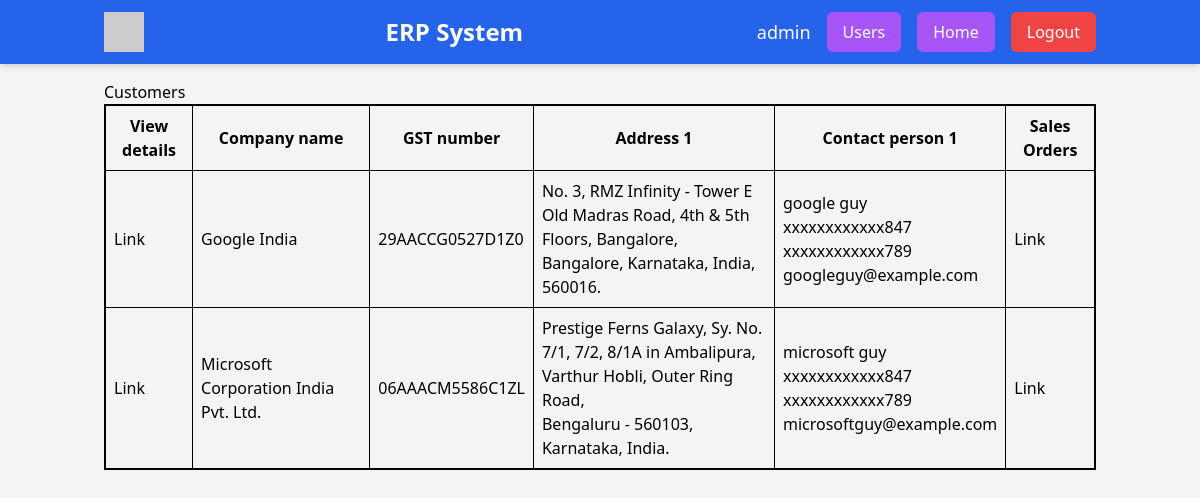
The app's page /customers (signed in) with its own data.
### models.py (models this page shows, shortened)
class USER(UserMixin, DB.Model):
    id = DB.Column(DB.Integer, primary_key=True)
    username = DB.Column(DB.String(256), unique=True, nullable=False)
    password = DB.Column(DB.String(128), nullable=False)
    role_id = DB.Column(DB.Integer, DB.ForeignKey('role.id'), nullable=False)
    role = DB.relationship('ROLE', backref='users')
    deleted = DB.Column(DB.Boolean, nullable=False, default=False, index=True)

class CUSTOMER(DB.Model):
    id = DB.Column(DB.Integer, primary_key=True)
    company_name = DB.Column(DB.String(256), unique=True, nullable=False)
    gst_number = DB.Column(DB.String(15), unique=True, nullable=False)
    deleted = DB.Column(DB.Boolean, nullable=False, default=False, index=True)
    addresses = DB.relationship('CUSTOMER_ADDRESSES', backref = 'customer', lazy = 'dynamic', cascade = 'all')
    contacts = DB.relationship('CUSTOMER_CONTACTS', backref = 'customer', lazy = 'dynamic', cascade = 'all')

class CUSTOMER_ADDRESSES(DB.Model):
    id = DB.Column(DB.Integer, primary_key=True)
    customer_id = DB.Column(DB.Integer, DB.ForeignKey('customer.id'), nullable=False)
    address_line1 = DB.Column(DB.String(256), nullable=False)
    address_line2 = DB.Column(DB.String(256))
    address_line3 = DB.Column(DB.String(256))
    default_address = DB.Column(DB.Boolean, nullable=False, default=False, index=True)
    deleted = DB.Column(DB.Boolean, nullable=False, default=False, index=True)

class CUSTOMER_CONTACTS(DB.Model):
    id = DB.Column(DB.Integer, primary_key=True)
    customer_id = DB.Column(DB.Integer, DB.ForeignKey('customer.id'), nullable=False)
    name = DB.Column(DB.String(256), nullable=False)
    mobile_number1 = DB.Column(DB.String(15), nullable=False)
    mobile_number2 = DB.Column(DB.String(15))
    email = DB.Column(DB.String(254), nullable=False)
    default_contact = DB.Column(DB.Boolean, nullable=False, default=False, index=True)
    deleted = DB.Column(DB.Boolean, nullable=False, default=False, index=True)

### app.py (the view)
@app.route('/customers', methods = ['GET'])
@login_required
def customers():
    customers_list = DB.session.execute(
        DB.select(
            CUSTOMER.company_name,
            CUSTOMER.gst_number,
            CUSTOMER_ADDRESSES.address_line1,
            CUSTOMER_ADDRESSES.address_line2,
            CUSTOMER_ADDRESSES.address_line3,
            CUSTOMER_CONTACTS.name,
            CUSTOMER_CONTACTS.mobile_number1,
            CUSTOMER_CONTACTS.mobile_number2,
            CUSTOMER_CONTACTS.email,
        )
        .outerjoin(CUSTOMER_ADDRESSES,(CUSTOMER.id == CUSTOMER_ADDRESSES.customer_id)&(CUSTOMER_ADDRESSES.deleted == False)&(CUSTOMER_ADDRESSES.default_address == True))
        .outerjoin(CUSTOMER_CONTACTS,(CUSTOMER.id == CUSTOMER_CONTACTS.customer_id)&(CUSTOMER_CONTACTS.deleted == False)&(CUSTOMER_CONTACTS.default_contact == True))
        .order_by(CUSTOMER.id, CUSTOMER_ADDRESSES.id, CUSTOMER_CONTACTS.id)
    ).mappings().all()
    return render_template('customers.html',customers_html_var = customers_list)

### app.py (called while the page is built)
@login_manager.user_loader
def load_user(user_id):
    return USER.query.get(int(user_id))

### templates/customers.html
{% extends 'base.html' %}
{% block title %}Customers{% endblock %}
{% block content %}
    <table class="table_bordered">
        <tr>
            <th>View details</th>
            <th>Company name</th>
            <th>GST number</th>
            <th>Address 1</th>
            <th>Contact person 1</th>
            <th>Sales Orders</th>
        </tr>
        {% for customer in customers_html_var %}
            <tr>
                <td>Link</td>
                <td>{{ customer.company_name| default('N/A') }}</td>
                <td>{{ customer.gst_number| default('N/A') }}</td>
                <td>
                    {% if customer.address_line1 %}
                        {{ customer.address_line1 | default('N/A') }}<br>
                        {{ customer.address_line2 | default('N/A') }}<br>
                        {{ customer.address_line3 | default('N/A') }}
                    {% else %}
                        N/A
                    {% endif %}
                </td>
                <td>
                    {% if customer.name %}
                        {{ customer.name | default('N/A') }}<br>
                        {{ customer.mobile_number1 | default('N/A') }}<br>
                        {{ customer.mobile_number2 | default('N/A')}}<br>
                        {{ customer.email | default('N/A') }}
                    {% else %}
                        N/A
                    {% endif %}
                </td>
                <td>Link</td>
            </tr>
        {% endfor %}
    </table>
{% endblock %}

### templates/base.html (shortened to what this page needs)
<!DOCTYPE html>
<html lang="en">
<head>
    <script src="https://cdn.tailwindcss.com"></script>
</head>
<body class="bg-gray-100 font-sans">
    <header class="fixed top-0 left-0 w-full bg-blue-600 text-white shadow-md z-10">
        <div class="container mx-auto flex items-center justify-between h-16 px-4">
            <div class="flex items-center">
                <img src="https://via.placeholder.com/40" alt="ERP Logo" class="h-10 w-10 mr-2">
            </div>
            <div class="flex-1 text-center">
                <h1 class="text-2xl font-bold">ERP System</h1>
            </div>
            <div id="userSection" class="flex items-center space-x-4">
                {% if current_user.is_authenticated %}
                <span id="username" class="text-lg">{{ current_user.username}}</span>
                    {% if current_user.role.role_name == 'admin' and request.path != url_for('users') %}
                        <a href="{{ url_for('users') }}"><button id="UsersButton" class="bg-purple-500 hover:bg-purple-600 text-white px-4 py-2 rounded-md">Users</button></a>
                    {% endif %}
                    {% if request.path != url_for('home') %}
                        <a href="{{ url_for('home') }}"><button id="UsersButton" class="bg-purple-500 hover:bg-purple-600 text-white px-4 py-2 rounded-md">Home</button></a>
                    {% endif %}
                <a href="{{ url_for('logout') }}"><button id="logoutButton" class="bg-red-500 hover:bg-red-600 text-white px-4 py-2 rounded-md">Logout</button></a>
                {% endif %}
            </div>
        </div>
    </header>
    <main class="container mx-auto p-4">
        {% block title %}<h2 class="text-xl font-semibold mb-4" align="center"></h2>Welcome to ERP system</h2>{% endblock %}
        {% block content %}Default Text{% endblock %}
    </main>
</body>
</html>

### templates/base.html (style rules this page uses)
body { padding-top: 64px; }
.table_bordered { border: 2px solid; border-collapse: collapse; }
.table_bordered th, .table_bordered td { border: 1px solid black; padding: 8px; }

### records on screen
USER: username "admin"
CUSTOMER: company_name "Google India", gst_number "29AACCG0527D1Z0"
CUSTOMER_ADDRESSES: address_line1 "No. 3, RMZ Infinity - Tower E", address_line2 "Old Madras Road, 4th & 5th Floors, Bangalore,", address_line3 "Bangalore, Karnataka, India, 560016."
CUSTOMER_CONTACTS: name "google guy", mobile_number1 "xxxxxxxxxxxx847", mobile_number2 "xxxxxxxxxxxx789", email "googleguy@example.com"
CUSTOMER: company_name "Microsoft Corporation India Pvt. Ltd.", gst_number "06AAACM5586C1ZL"
CUSTOMER_ADDRESSES: address_line1 "Prestige Ferns Galaxy, Sy. No. 7/1, 7/2, 8/1A in Ambalipura,", address_line2 "Varthur Hobli, Outer Ring Road,", address_line3 "Bengaluru - 560103, Karnataka, India."
CUSTOMER_CONTACTS: name "microsoft guy", mobile_number1 "xxxxxxxxxxxx847", mobile_number2 "xxxxxxxxxxxx789", email "microsoftguy@example.com"
